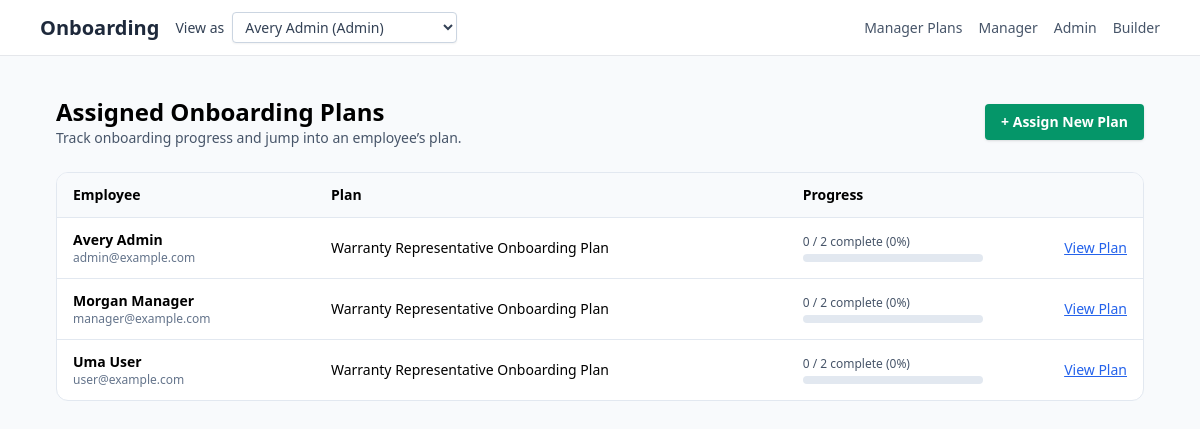
The page /manager/plans on the database its author committed.
### Onboarding/models.py (models this page shows, shortened)
class User(db.Model):
    __tablename__ = "users"
    id = db.Column(db.Integer, primary_key=True)
    email = db.Column(db.String(255), unique=True, nullable=False)
    full_name = db.Column(db.String(255), nullable=False)
    role = db.Column(db.String(32), nullable=False, default=RoleEnum.USER.value)
    onboarding_plan_id = db.Column(
        db.Integer, db.ForeignKey("onboarding_plans.id"), nullable=True
    )
    onboarding_plan = db.relationship("OnboardingPlan", back_populates="users")
    manager_id = db.Column(db.Integer, db.ForeignKey("users.id"), nullable=True)
    manager = db.relationship(
        "User",
        remote_side="User.id",
        back_populates="direct_reports",
        lazy="joined",
    )
    direct_reports = db.relationship(
        "User",
        back_populates="manager",
        lazy="selectin",
        cascade="all",
    )

class OnboardingPlan(db.Model):
    __tablename__ = "onboarding_plans"
    id = db.Column(db.Integer, primary_key=True)
    name = db.Column(db.String(255), nullable=False, default="Onboarding Plan")
    description = db.Column(db.Text, nullable=True)
    weeks = db.relationship(
        "Week",
        back_populates="onboarding_plan",
        lazy="selectin",
        cascade="all, delete-orphan",
    )
    users = db.relationship(
        "User",
        back_populates="onboarding_plan",
        lazy="selectin",
    )

### app.py (the view)
@app.get("/manager/plans")
def manager_plans():
    user = current_user()
    require_manager_or_admin(user)
    employees = (
        User.query.filter(User.onboarding_plan_id.isnot(None))
        .order_by(User.full_name.asc())
        .all()
    )
    summaries = []
    for emp in employees:
        plan = OnboardingPlan.query.get(emp.onboarding_plan_id)
        if not plan:
            continue
        weeks = Week.query.filter_by(onboarding_plan_id=plan.id).all()
        week_ids = [w.id for w in weeks]
        total_tasks = 0
        complete_tasks = 0
        if week_ids:
            total_tasks = Task.query.filter(Task.week_id.in_(week_ids)).count()
            complete_tasks = Task.query.filter(
                Task.week_id.in_(week_ids), Task.status == StatusEnum.COMPLETE.value
            ).count()
        summaries.append(
            {
                "employee": emp,
                "plan": plan,
                "total_tasks": total_tasks,
                "complete_tasks": complete_tasks,
                "progress_pct": (
                    int((complete_tasks / total_tasks) * 100) if total_tasks else 0
                ),
            }
        )
    return render_template("manager_plans.html", user=user, summaries=summaries)

### app.py (called while the page is built)
def current_user() -> User:
    email = request.headers.get("X-User-Email") or request.args.get("as_user")
    query = User.query.options(selectinload(User.onboarding_plan))
    if email:
        user = query.filter_by(email=email).first()
        if not user:
            abort(404, description="User not found")
        return user
    user = query.order_by(User.id.asc()).first()
    if not user:
        abort(404, description="No users available")
    return user

def require_role(user: User, allowed_roles: set[str]):
    if user.role not in allowed_roles:
        abort(403)

def require_manager_or_admin(user: User):
    allowed = {RoleEnum.MANAGER.value, RoleEnum.ADMIN.value}
    if hasattr(RoleEnum, "BUILDER"):
        allowed.add(RoleEnum.BUILDER.value)
    require_role(user, allowed)

@app.context_processor
def inject_build_ts():
    return {"build_ts": int(time.time())}

@app.context_processor
def inject_user_switcher():
    users = User.query.order_by(User.role.asc(), User.full_name.asc()).all()
    active_user = None
    try:
        active_user = current_user()
    except Exception:
        active_user = None
    return {
        "switchable_users": users,
        "nav_current_user": active_user,
    }

### templates/manager_plans.html (shortened to what this page needs)
{% extends "base.html" %}
{% block content %}
<div class="max-w-6xl mx-auto px-4 py-6 space-y-6">
  <div class="flex items-center justify-between">
    <div>
      <h1 class="text-2xl font-bold">Assigned Onboarding Plans</h1>
      <p class="text-sm text-slate-600">
        Track onboarding progress and jump into an employee’s plan.
      </p>
    </div>
    <a href="{{ url_for('assign_plan_form') }}"
       class="inline-flex items-center px-4 py-2 rounded bg-emerald-600 text-white text-sm font-semibold shadow">
      + Assign New Plan
    </a>
  </div>
  {% if not summaries %}
    <p class="text-slate-500 italic">No onboarding plans assigned yet.</p>
  {% else %}
    <div class="bg-white border border-slate-200 rounded-xl overflow-hidden">
      <table class="min-w-full text-sm">
        <thead class="bg-slate-50">
          <tr>
            <th class="px-4 py-3 text-left">Employee</th>
            <th class="px-4 py-3 text-left">Plan</th>
            <th class="px-4 py-3 text-left">Progress</th>
            <th class="px-4 py-3 text-left"></th>
          </tr>
        </thead>
        <tbody>
          {% for row in summaries %}
            <tr class="border-t border-slate-200">
              <td class="px-4 py-3">
                <div class="font-semibold">{{ row.employee.full_name }}</div>
                <div class="text-xs text-slate-500">{{ row.employee.email }}</div>
              </td>
              <td class="px-4 py-3">
                <div class="font-medium">{{ row.plan.name }}</div>
              </td>
              <td class="px-4 py-3">
                <div class="text-xs text-slate-600 mb-1">
                  {{ row.complete_tasks }} / {{ row.total_tasks }} complete ({{ row.progress_pct }}%)
                </div>
                <div class="w-full bg-slate-200 rounded-full h-2">
                </div>
              </td>
              <td class="px-4 py-3 text-right">
                <a href="{{ url_for('my_plan', as_user=row.employee.email) }}"
                   class="text-blue-600 underline text-sm">
                  View Plan
                </a>
              </td>
            </tr>
          {% endfor %}
        </tbody>
      </table>
    </div>
  {% endif %}
</div>
{% endblock %}

### rows shown on the page
User: employee.full_name "Avery Admin", employee.email "admin@example.com"
OnboardingPlan: plan.name "Warranty Representative Onboarding Plan" "Warranty Representative Onboarding Plan" "Warranty Representative Onboarding Plan"
User: employee.full_name "Morgan Manager", employee.email "manager@example.com"
User: employee.full_name "Uma User", employee.email "user@example.com"

### other values the page prints
{{ row.complete_tasks }} "0" "0" "0"
{{ row.total_tasks }} "2" "2" "2"
{{ row.progress_pct }} "0" "0" "0"
form field as_user "Avery Admin (Admin)"
